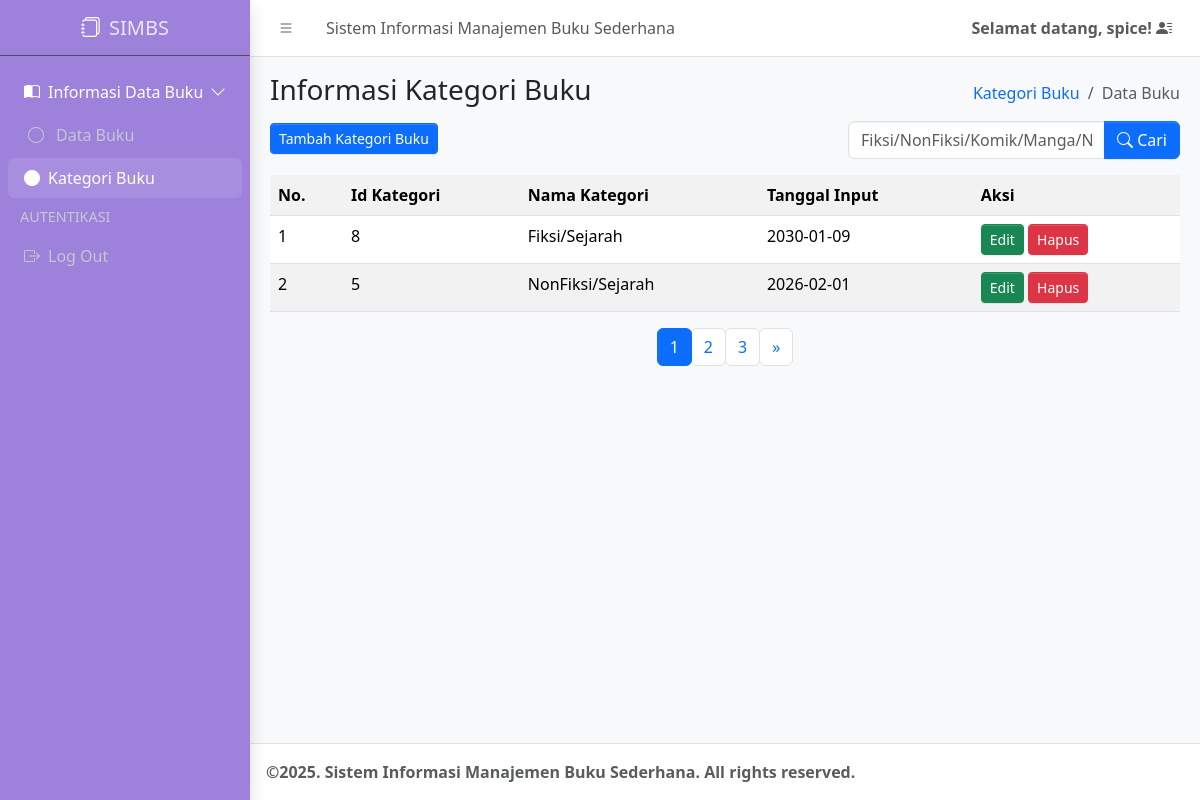
The app's page /index2.php (signed in) with its own data.
### tables this page shows
CREATE TABLE `kategori` (
  `id_kategori` int(11) NOT NULL,
  `nama_kategori` varchar(100) NOT NULL,
  `tanggal_input` date DEFAULT NULL
);

### function2.php (called while the page is built, shortened)
<?php
$conn = mysqli_connect("localhost", "root", "", "simbs");
function query($query)
{
    global $conn;
    $result = mysqli_query($conn, $query);
    $rows = [];
    while ($row = mysqli_fetch_assoc($result)) {
        $rows[] = $row;
    }
    return $rows;
}

### index2.php (the view, shortened to what this page needs)
<?php
require 'function2.php';
$jumlahDataPerHalaman = 2;
$halamanAktif = isset($_GET['halaman']) ? (int)$_GET['halaman'] : 1;
$dataAwal = ($halamanAktif - 1) * $jumlahDataPerHalaman;
if (isset($_POST['tombol_search'])) {
    $keyword = $_POST['keyword'];
    $kategori = search_data($keyword);
    $totalData = count($kategori);
} else {
    $totalData = count(query("SELECT * FROM kategori"));
    $kategori = query("SELECT * FROM kategori
                       ORDER BY tanggal_input DESC
                       LIMIT $dataAwal, $jumlahDataPerHalaman");
}
$totalHalaman = ceil($totalData / $jumlahDataPerHalaman);
?>
<!doctype html>
<html lang="en">
<head>
    <link
        rel="stylesheet"
        href="https://cdn.jsdelivr.net/npm/@fontsource/source-sans-3@5.0.12/index.css"
        media="print"
        onload="this.media='all'" />
    <link
        rel="stylesheet"
        href="https://cdn.jsdelivr.net/npm/overlayscrollbars@2.11.0/styles/overlayscrollbars.min.css"
 />
    <link
        rel="stylesheet"
        href="https://cdn.jsdelivr.net/npm/bootstrap-icons@1.13.1/font/bootstrap-icons.min.css"
 />
    <link rel="stylesheet" href="dist/css/adminlte.min.css" />
    <link
        rel="stylesheet"
        href="https://cdn.jsdelivr.net/npm/apexcharts@3.37.1/dist/apexcharts.css"
 />
    <link
        rel="stylesheet"
        href="https://cdn.jsdelivr.net/npm/jsvectormap@1.5.3/dist/css/jsvectormap.min.css"
 />
</head>
<body class="layout-fixed sidebar-expand-lg bg-body-tertiary">
    <div class="app-wrapper">
        <nav class="app-header navbar navbar-expand bg-body">
            <div class="container-fluid">
                <ul class="navbar-nav">
                    <li class="nav-item">
                        <a class="nav-link" data-lte-toggle="sidebar" href="#" role="button">
                            <i class="bi bi-list"></i>
                        </a>
                    </li>
                    <li class="nav-item d-none d-md-block">
                        <a href="#" class="nav-link">Sistem Informasi Manajemen Buku Sederhana</a>
                    </li>
                </ul>
                <ul class="navbar-nav ms-auto">
                    <li class="nav-item dropdown user-menu">
                        <a href="#" class="nav-link dropdown-toggle" data-bs-toggle="dropdown">
                            <span class="d-none d-md-inline" style="font-weight: bold;">
                                Selamat datang, <?= $_SESSION["username"]; ?>! <i class="bi bi-person-lines-fill"></i>
                            </span>
                        </a>
                    </li>
                </ul>
            </div>
        </nav>
        <aside class="app-sidebar shadow" data-bs-theme="dark" style="background-color: #9e81dbff;">
            <div class="sidebar-brand">
                <a href="index.php" class="brand-link" style="color: white;">
                    <i class="bi bi-journals"></i>
                    <span class="brand-text fw-light">SIMBS</span>
                </a>
            </div>
            <div class="sidebar-wrapper">
                <nav class="mt-2">
                    <ul
                        class="nav sidebar-menu flex-column"
                        data-lte-toggle="treeview"
                        role="navigation"
                        aria-label="Main navigation"
                        data-accordion="false"
                        id="navigation">
                        <li class="nav-item menu-open">
                            <a href="#" class="nav-link active">
                                <i class="bi bi-book-half"></i>
                                <p>
                                    Informasi Data Buku
                                </p>
                            </a>
                            <ul class="nav nav-treeview">
                                <li class="nav-item">
                                    <a href="./index.php" class="nav-link ">
                                        <i class="nav-icon bi bi-circle"></i>
                                        <p>Data Buku</p>
                                    </a>
                                </li>
                                <li class="nav-item">
                                    <a href="./index2.php" class="nav-link active">
                                        <i class="bi bi-circle-fill"></i>
                                        <p>Kategori Buku</p>
                                    </a>
                                </li>
                            </ul>
                        </li>
                        <li class="nav-header">AUTENTIKASI</li>
                        <li class="nav-item">
                            <a href="logout.php" class="nav-link">
                                <i class="bi bi-box-arrow-right"></i>
                                <p>Log Out</p>
                            </a>
                        </li>
                    </ul>
                </nav>
            </div>
        </aside>
        <main class="app-main">
            <div class="app-content-header">
                <div class="container-fluid">
                    <div class="row">
                        <div class="col-sm-6">
                            <h3 class="mb-3">Informasi Kategori Buku</h3>
                            <a href="tambah_data2.php">
                                <button class="btn-sm btn btn-primary ">Tambah Kategori Buku</button>
                            </a>
                        </div>
                        <div class="col-sm-6 d-flex flex-column align-items-end">
                            <ol class="breadcrumb">
                                <li class="breadcrumb-item"><a href="#">Kategori Buku</a></li>
                                <li class="breadcrumb-item active" aria-current="page">Data Buku</li>
                            </ol>
                            <form class="mt-2" method="POST">
                                <div class="input-group">
                                    <input
                                        type="text"
                                        class="form-control"
                                        name="keyword"
                                        placeholder="Fiksi/NonFiksi/Komik/Manga/Novel/Autobiografi/Self Improvement">
                                    <button class="btn btn-primary" type="submit" name="tombol_search">
                                        <i class="bi bi-search"></i> Cari
                                    </button>
                                </div>
                            </form>
                        </div>
                    </div>
                </div>
            </div>
            <div class="app-content">
                <div class="container-fluid">
                    <div class="row">
                        <div class="col">
                            <table class="table table-striped table-hover">
                                <tr>
                                    <th>No.</th>
                                    <th>Id Kategori</th>
                                    <th>Nama Kategori</th>
                                    <th>Tanggal Input</th>
                                    <th>Aksi</th>
                                    <?php $no = 1; ?>
                                    <?php foreach ($kategori as $data): ?>
                                <tr>
                                    <td><?= $no ?></td>
                                    <td><?= ($data['id_kategori']) ?></td>
                                    <td><?= ($data['nama_kategori']) ?></td>
                                    <td><?= ($data['tanggal_input']) ?></td>
                                    <td>
                                        <a href="ubah_data2.php?id_kategori=<?= ($data['id_kategori']) ?>" class="btn btn-sm btn-success">Edit</a>
                                        <a href="hapus_data2.php?id=<?= $data['id_kategori']; ?>" class="btn btn-sm btn-danger">Hapus</a>
                                    </td>
                                </tr>
                                <?php $no++; ?>
                            <?php endforeach; ?>
                            </table>
                            <nav aria-label="Page navigation example" class="d-flex justify-content-center mt-3">
                                <ul class="pagination">
                                    <?php for ($i = 1; $i <= $totalHalaman; $i++): ?>
                                        <li class="page-item <?= ($i == $halamanAktif) ? 'active' : ''; ?>">
                                            <a class="page-link" href="?halaman=<?= $i; ?>"><?= $i; ?></a>
                                        </li>
                                    <?php endfor; ?>
                                    <?php if ($halamanAktif < $totalHalaman): ?>
                                        <li class="page-item">
                                            <a class="page-link" href="?halaman=<?= $halamanAktif + 1; ?>" aria-label="Next">
                                                <span aria-hidden="true">&raquo;</span>
                                            </a>
                                        </li>
                                    <?php endif; ?>
                                </ul>
                            </nav>
                        </div>
                    </div>
                </div>
            </div>
        </main>
        <footer class="app-footer">
            <strong>
                &copy;2025. Sistem Informasi Manajemen Buku Sederhana. All rights reserved.&nbsp;
            </strong>
        </footer>
    </div>
</body>
</html>

### records on screen
kategori: id_kategori "8", nama_kategori "Fiksi/Sejarah", tanggal_input "2030-01-09"
kategori: id_kategori "5", nama_kategori "NonFiksi/Sejarah", tanggal_input "2026-02-01"

### other values on screen
$_SESSION["username"] "spice"
